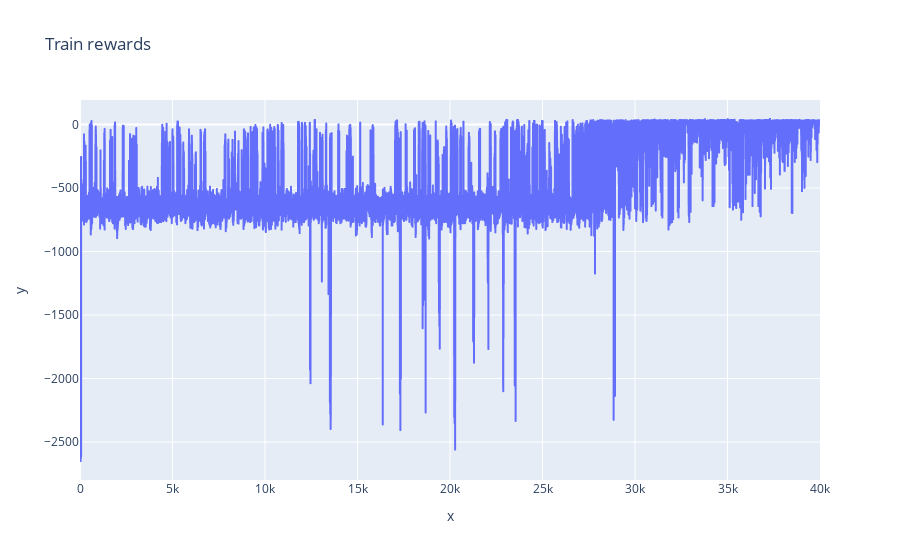

Write notebook code for a chart like this one.
### Code cell
fig = px.line(x=range(len(train_rewards)), y=train_rewards, title='Train rewards')
fig.show()

### Figure 1 — Plotly figure (JSON) as saved in the notebook; plotly's stock layout.template omitted (floating-point values rounded to 4 significant figures; data arrays with more than 128 entries replaced by an {"elided": "..."} marker saying what was removed)
{"data": [{"hovertemplate": "x=%{x}<br>y=%{y}<extra></extra>", "legendgroup": "", "line": {"color": "#636efa", "dash": "solid"}, "marker": {"symbol": "circle"}, "mode": "lines", "name": "", "showlegend": false, "type": "scattergl", "x": {"elided": "40000 int values"}, "xaxis": "x", "y": {"elided": "40000 int values"}, "yaxis": "y"}], "layout": {"legend": {"tracegroupgap": 0}, "title": {"text": "Train rewards"}, "xaxis": {"anchor": "y", "domain": [0, 1], "title": {"text": "x"}}, "yaxis": {"anchor": "x", "domain": [0, 1], "title": {"text": "y"}}}}
